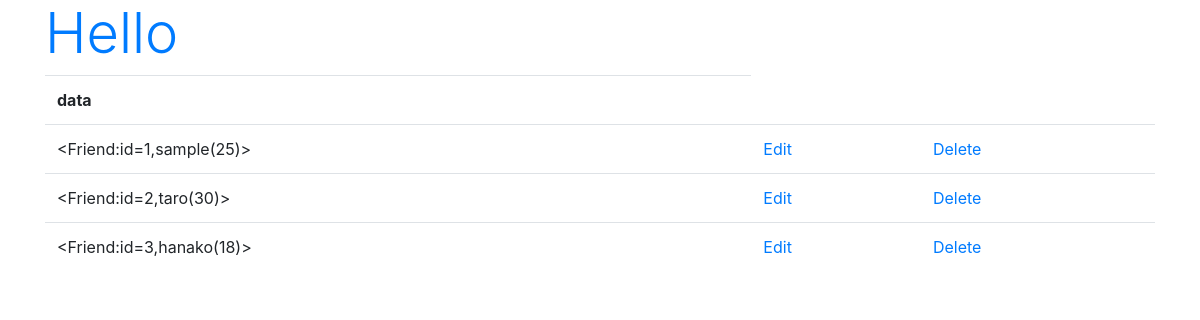
The page /hello/ on the database as committed earlier.
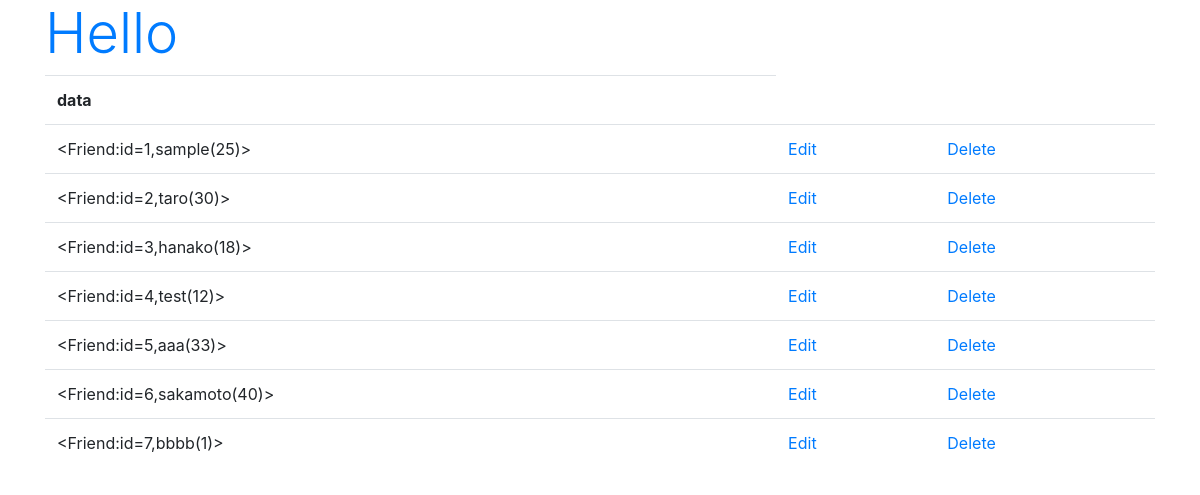
The same page on the database as committed later.
### hello/models.py (models this page shows)
class Friend(models.Model): #Friendクラスの定義、下記に定義された情報がテーブルの項目と入れる値のデータ型を決定する
  name = models.CharField(max_length=100) #各項目を変数にレコードの定義をインスタンスに記述
  mail = models.EmailField(max_length=200)
  gender = models.BooleanField()
  age = models.IntegerField(default=0)
  birthday = models.DateField()
  def __str__(self): #テキストの値を返す__str__メソッドを定義、これによってFriendクラスのインスタンスを{{}}で表示可能に
      return '<Friend:id=' + str(self.id) + ',' + self.name + '(' + str(self.age) + ')>' #レコードを追加したときの管理ツールでの表示される値を返す

### hello/views.py (the view)
# urls.py: path('', views.index, name='index'),
def index(request):
  data = Friend.objects.all()
  params = {
    'title': 'Hello',
    'data': data, #Friendオブジェクトから取得した値がparamsのdata要素に入る
  }
  return render(request, 'hello/index.html', params)

### hello/templates/hello/index.html (shortened to what this page needs)
{% load static %}
<!doctype html>
<html lang="ja">
<head>
  <link rel="stylesheet"
    href="https://stackpath.bootstrapcdn.com/bootstrap/4.3.1/css/bootstrap.min.css"
>
</head>
<body class="container">
  <h1 class="display-4 text-primary">{{title}}</h1>
  <table class="table">
    <tr>
      <th>data</th>
    </tr>
  {% for item in data %}
  <tr>
    <td>{{item}}</td>
    <td><a href="{% url 'edit' item.id %}">Edit</a></td>
    <td><a href="{% url 'delete' item.id %}">Delete</a></td>
  </tr>
  {% endfor %}
  </table>
</body>
</html>

Rows that differ between the two databases and show on the page:
added Friend: id+name+age "<Friend:id=4,test(12)>"
added Friend: id+name+age "<Friend:id=5,aaa(33)>"
added Friend: id+name+age "<Friend:id=6,sakamoto(40)>"
added Friend: id+name+age "<Friend:id=7,bbbb(1)>"
